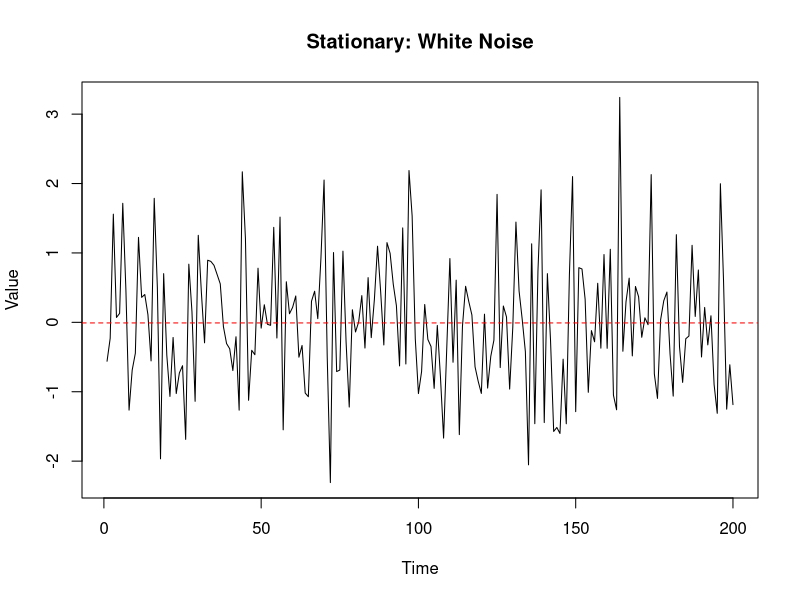
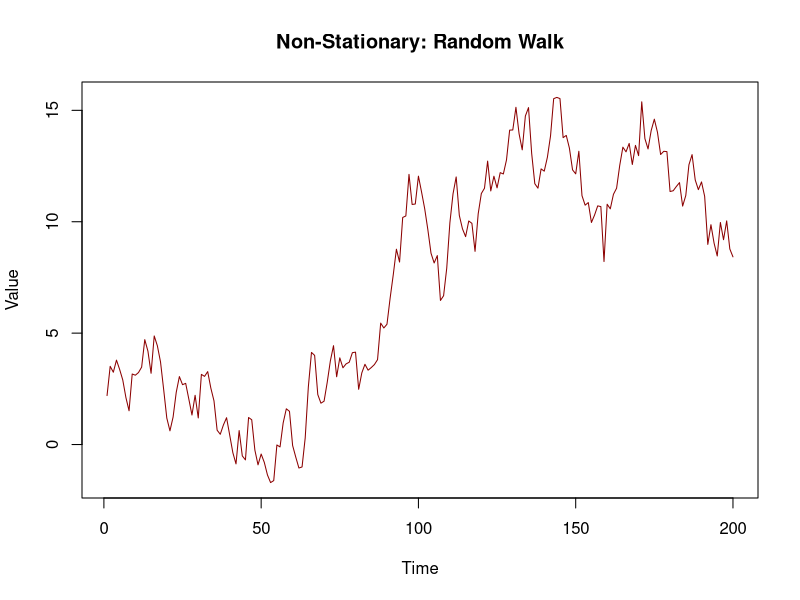
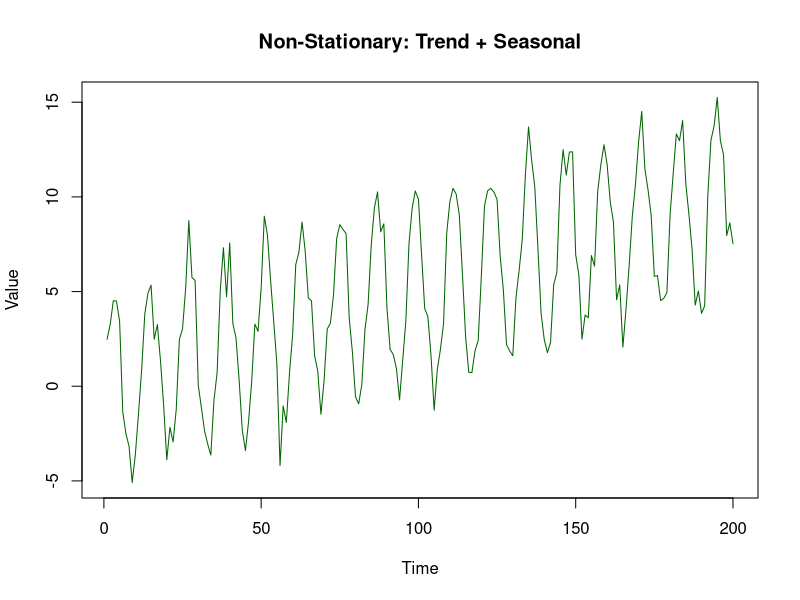

The R source for these figures, in order:
library(tseries)
library(forecast)

# Example 1: Stationary process (White Noise)
set.seed(123)
stationary_series <- rnorm(200, mean = 0, sd = 1)

# Example 2: Non-stationary process (Random Walk)
random_walk <- cumsum(rnorm(200))

# Example 3: Trend + Seasonality
time <- 1:200
trend_seasonal <- 0.05 * time + 5 * sin(2 * pi * time / 12) + rnorm(200)

# Plot comparison
par(mfrow = c(1, 1))
plot(stationary_series, type = "l", main = "Stationary: White Noise",
     ylab = "Value", xlab = "Time")
abline(h = mean(stationary_series), col = "red", lty = 2)

plot(random_walk, type = "l", main = "Non-Stationary: Random Walk",
     ylab = "Value", xlab = "Time", col = "darkred")

plot(trend_seasonal, type = "l", main = "Non-Stationary: Trend + Seasonal",
     ylab = "Value", xlab = "Time", col = "darkgreen")
